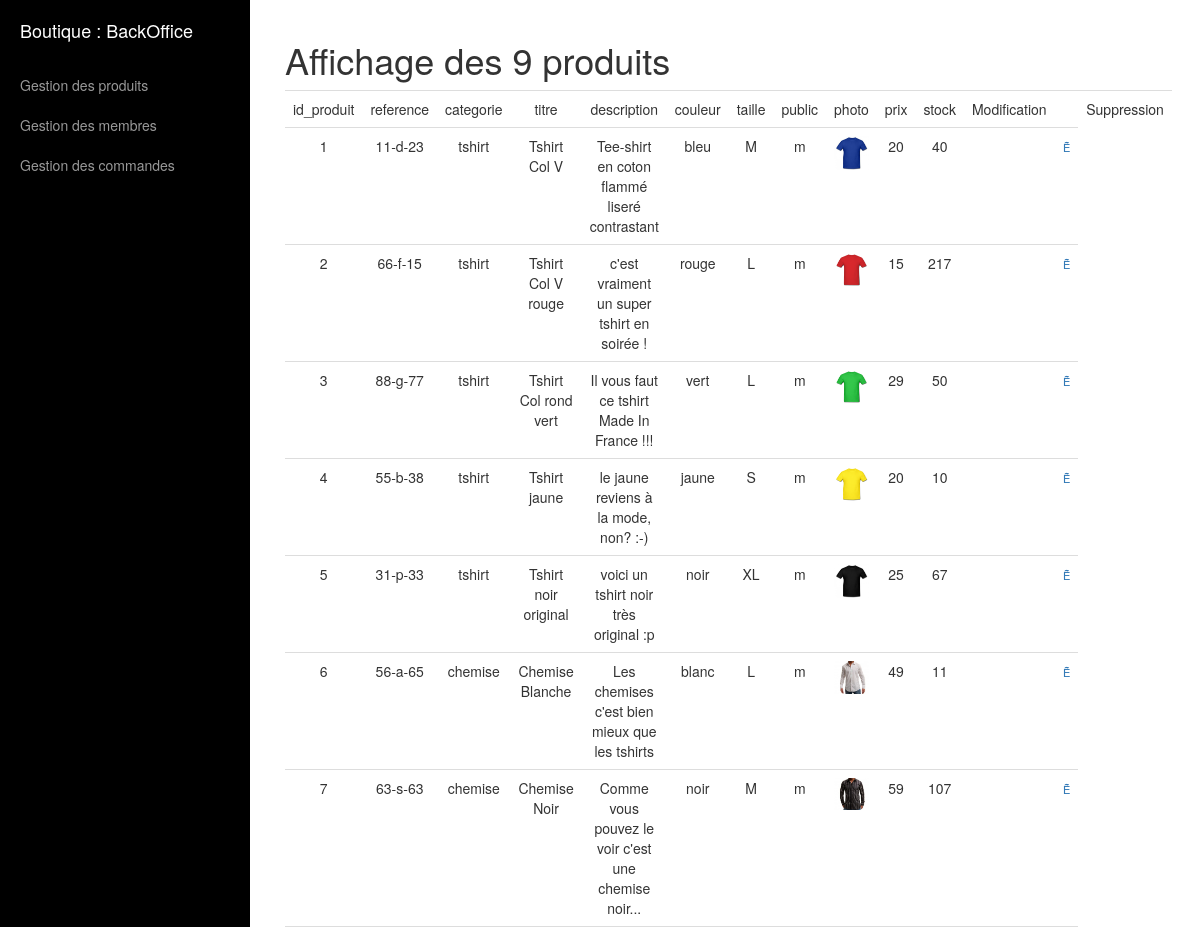
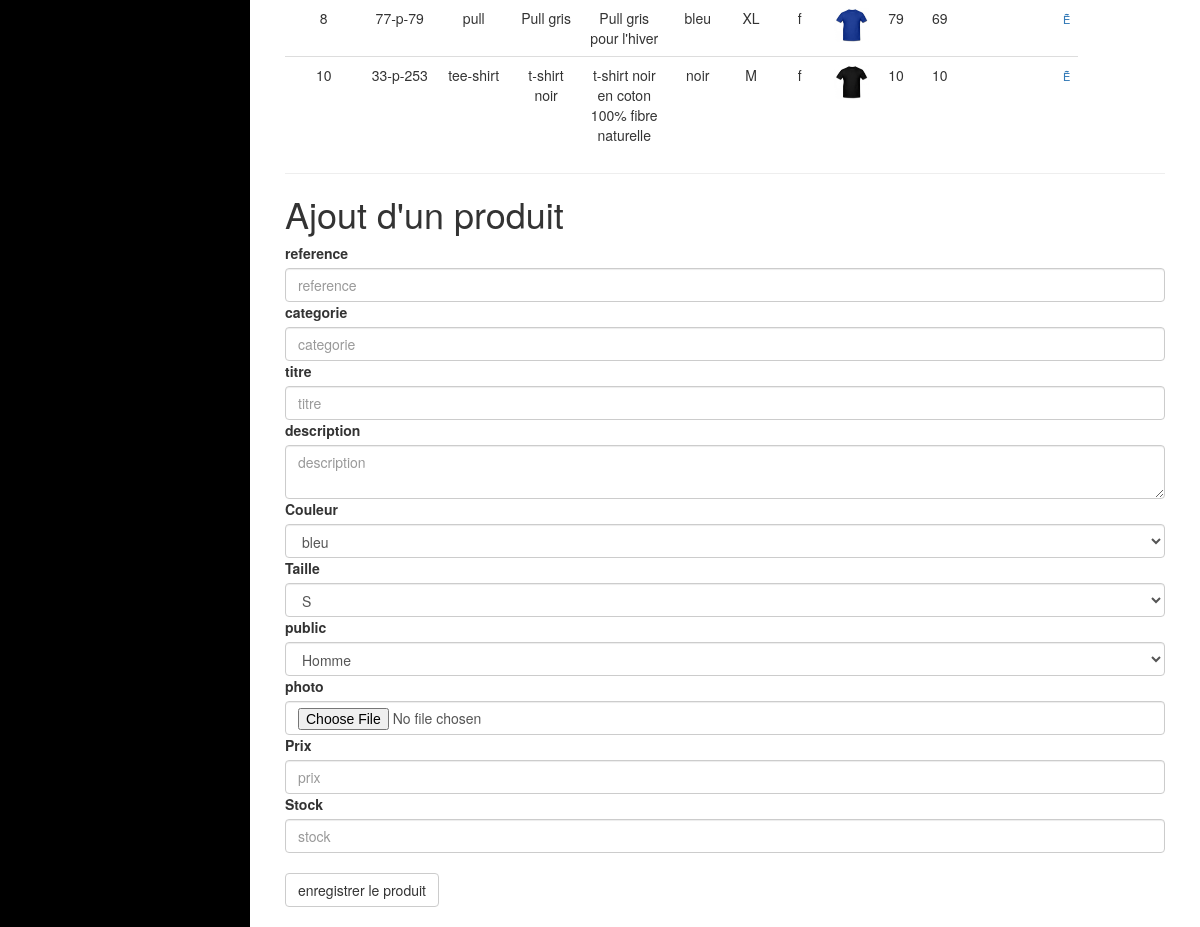
/site/admin/gestion_produits.php (signed in), run on the app's committed database (2 pictures, top to bottom).
### tables this page shows
CREATE TABLE `produit` (
  `id_produit` int(3) NOT NULL,
  `reference` varchar(20) NOT NULL,
  `categorie` varchar(20) NOT NULL,
  `titre` varchar(100) NOT NULL,
  `description` text NOT NULL,
  `couleur` varchar(20) NOT NULL,
  `taille` varchar(5) NOT NULL,
  `public` enum('m','f','mixte') NOT NULL,
  `photo` varchar(250) NOT NULL,
  `prix` int(3) NOT NULL,
  `stock` int(3) NOT NULL
);

### site/inc/init.php (called while the page is built, shortened)
<?php
$content = '';
?>

### site/admin/gestion_produits.php (the view, shortened to what this page needs)
<?php require_once('../inc/init.php');?>
<?php
	$r =$pdo->query('SELECT * FROM produit');
		$content .= "<h1> Affichage des " . $r->rowCount() . " produits</h1>";
		$content .= "<table class=\"table\"><tr>";
		for($i= 0; $i < $r->columnCount(); $i++)
		{
			$colonne = $r->getColumnMeta($i);
			$content .= "<td>$colonne[name]</td>";
		}
			$content .= "<td>Modification<td>";
			$content .= "<td>Suppression</td>";
			$content .= "</tr>";
		while($ligne = $r->fetch(PDO::FETCH_ASSOC))
		{
			$content .= "<tr>";
			foreach($ligne as $indice => $valeur)
			{
				if($indice == 'photo') $content .= "<td> <img src=\"$valeur\" width=\"70\" class=\"img-responsive\"></td>";
				else $content .= "<td>$valeur</td>";
			}
			$content .= "<td><a href=\"?action=modification&id_produit=$ligne[id_produit]\"><span class=\"glyphicon-edit\"></span></a></td>";
			$content .= "<td><a href=\"?action=suppression&id_produit=$ligne[id_produit]\" onClick=\"return(confirm('En êtes vous certain ?'));\"><span class=\"glyphicon-trash\"></span></a></td>";
			$content .= "</tr>";
		}
		$content .= "</table>";
		$content .= "<hr>";
	$reference = (isset($produit_actuel['reference'])) ? $produit_actuel['reference'] : '';
	$categorie = (isset($produit_actuel['categorie'])) ? $produit_actuel['categorie'] : '';
	$titre = (isset($produit_actuel['titre'])) ? $produit_actuel['titre'] : '';
	$description = (isset($produit_actuel['description'])) ? $produit_actuel['description'] : '';
	$couleur = (isset($produit_actuel['couleur'])) ? $produit_actuel['couleur'] : '';
	$taille = (isset($produit_actuel['taille'])) ? $produit_actuel['taille'] : '';
	$public = (isset($produit_actuel['public'])) ? $produit_actuel['public'] : '';
	$prix = (isset($produit_actuel['prix'])) ? $produit_actuel['prix'] : '';
	$stock = (isset($produit_actuel['stock'])) ? $produit_actuel['stock'] : '';
?>
<?php require_once('inc/haut.php');?>
<?= $content ?>
<h1><?php if(isset($_GET['action']) && $_GET['action'] == 'modification') echo 'Modification'; else echo 'Ajout'; ?> d'un produit</h1>
<form method="post" action ="" enctype="multipart/form-data">
    <label for="reference">reference</label>
	<input type="text" name="reference" placeholder="reference" id="reference" class="form-control" value="<?=$reference?>">
	<label for="categorie">categorie</label>
	<input type="text" name="categorie" placeholder="categorie" id="categorie" class="form-control" value="<?=$categorie?>">
	<label for="titre">titre</label>
	<input type="text" name="titre" placeholder="titre" id="titre" class="form-control" value="<?=$titre?>">
	<label for="description">description</label>
	<textarea name="description" placeholder="description" id="description" class="form-control"><?=$description?></textarea>
	<label for="couleur">Couleur</label>
	<select name="couleur" id="couleur" class="form-control">
		<option value="bleu" <?php if(isset($couleur) && $couleur == 'bleu') echo 'selected';?>>bleu</option>
	</select>
	<label for="taille">Taille</label>
	<select name="taille" id="taille" class="form-control">
		<option value="S" <?php if(isset($taille) && $taille == 'S') echo 'selected';?>>S</option>
	</select>
	<label for="public">public</label>
	<select name="public" id="public" class="form-control">
		<option value="m" <?php if(isset($public) && $public == 'm') echo 'selected';?>>Homme</option>
	</select>
	<label for="photo">photo</label>
	<input type="file" name="photo" id="photo" class="form-control">
	<label for="prix">Prix</label>
	<input type="text" name="prix" placeholder="prix" id="prix" class="form-control" value="<?=$prix?>">
	<label for="stock">Stock</label>
	<input type="text" name="stock" placeholder="stock" id="stock" class="form-control" value="<?=$stock?>">
	<br><input type="submit" value="enregistrer le produit" class="btn btn-default">
</form>
<?php require_once('inc/bas.php');?>

### site/admin/inc/css/style.css (style rules this page uses)
.table td { text-align: center; }

### site/admin/inc/css/simple-sidebar.css (style rules this page uses)
body { overflow-x: hidden; }

### data on the page
produit: id_produit "1", reference "11-d-23", categorie "tshirt", titre "Tshirt Col V", description "Tee-shirt en coton flammé liseré contrastant", couleur "bleu", taille "M", public "m", photo (picture), prix "20", stock "40"
produit: id_produit "2", reference "66-f-15", categorie "tshirt", titre "Tshirt Col V rouge", description "c'est vraiment un super tshirt en soirée !", couleur "rouge", taille "L", public "m", photo (picture), prix "15", stock "217"
produit: id_produit "3", reference "88-g-77", categorie "tshirt", titre "Tshirt Col rond vert", description "Il vous faut ce tshirt Made In France !!!", couleur "vert", taille "L", public "m", photo (picture), prix "29", stock "50"
produit: id_produit "4", reference "55-b-38", categorie "tshirt", titre "Tshirt jaune", description "le jaune reviens à la mode, non? :-)", couleur "jaune", taille "S", public "m", photo (picture), prix "20", stock "10"
produit: id_produit "5", reference "31-p-33", categorie "tshirt", titre "Tshirt noir original", description "voici un tshirt noir très original :p", couleur "noir", taille "XL", public "m", photo (picture), prix "25", stock "67"
produit: id_produit "6", reference "56-a-65", categorie "chemise", titre "Chemise Blanche", description "Les chemises c'est bien mieux que les tshirts", couleur "blanc", taille "L", public "m", photo (picture), prix "49", stock "11"
produit: id_produit "7", reference "63-s-63", categorie "chemise", titre "Chemise Noir", description "Comme vous pouvez le voir c'est une chemise noir...", couleur "noir", taille "M", public "m", photo (picture), prix "59", stock "107"
produit: id_produit "8", reference "77-p-79", categorie "pull", titre "Pull gris", description "Pull gris pour l'hiver", couleur "bleu", taille "XL", public "f", photo (picture), prix "79", stock "69"
produit: id_produit "10", reference "33-p-253", categorie "tee-shirt", titre "t-shirt noir", description "t-shirt noir en coton 100% fibre naturelle", couleur "noir", taille "M", public "f", photo (picture), prix "10", stock "10"

### other printed values
$r->rowCount() "9"
$colonne[name] "id_produit"
$colonne[name] "reference"
$colonne[name] "categorie"
$colonne[name] "titre"
$colonne[name] "description"
$colonne[name] "couleur"
$colonne[name] "taille"
$colonne[name] "public"
$colonne[name] "photo"
$colonne[name] "prix"
$colonne[name] "stock"
